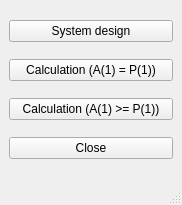
<?xml version="1.0" encoding="UTF-8"?>
<ui version="4.0">
 <class>MainWindow</class>
 <widget class="QMainWindow" name="MainWindow">
  <property name="geometry">
   <rect>
    <x>0</x>
    <y>0</y>
    <width>182</width>
    <height>205</height>
   </rect>
  </property>
  <property name="windowTitle">
   <string>rt_dt</string>
  </property>
  <widget class="QWidget" name="centralwidget">
   <layout class="QVBoxLayout" name="verticalLayout">
    <item>
     <widget class="QPushButton" name="createSystemBtn">
      <property name="text">
       <string>System design</string>
      </property>
     </widget>
    </item>
    <item>
     <widget class="QPushButton" name="openCalculationEqualReliabilityBtn">
      <property name="text">
       <string>Calculation (A(1) = P(1))</string>
      </property>
     </widget>
    </item>
    <item>
     <widget class="QPushButton" name="openCalculationGreaterReliabilityBtn">
      <property name="text">
       <string>Calculation (A(1) &gt;= P(1))</string>
      </property>
     </widget>
    </item>
    <item>
     <widget class="QPushButton" name="closeBtn">
      <property name="text">
       <string>Close</string>
      </property>
     </widget>
    </item>
   </layout>
  </widget>
  <widget class="QMenuBar" name="menubar">
   <property name="geometry">
    <rect>
     <x>0</x>
     <y>0</y>
     <width>182</width>
     <height>21</height>
    </rect>
   </property>
  </widget>
  <widget class="QStatusBar" name="statusbar"/>
 </widget>
 <resources/>
 <connections/>
</ui>
